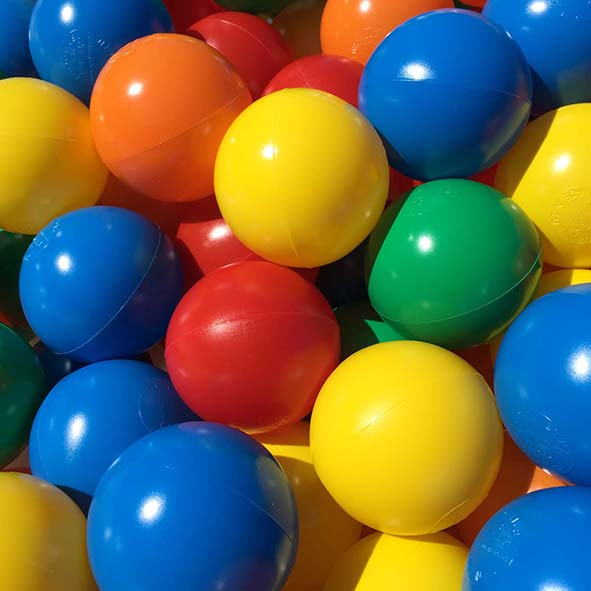
#> input picture Week 5/Code-Week#5/images/Balls-A-Multi.jpg, 591 x 591 px, given in place of the camera
$ python '7. Morphological transformation.py'
#> lines starting #> are read from the running program, lines starting #| are printed output that depends on the picture; after the words box and inside, x2 and y2 are one past the last pixel; in counts of white or black regions, pixels touching at a corner belong together
# -*- coding: utf-8 -*-
"""
Created on Wed Feb  7 23:09:34 2024

@author: Noopa Jagadeesh
"""

import cv2
import numpy as np

def nothing(x):
    pass

cap = cv2.VideoCapture(0)
cv2.namedWindow("Trackbars")

cv2.createTrackbar("L – H", "Trackbars", 0, 179, nothing)
#> slider 'L – H' is set to 35
cv2.createTrackbar("L – S", "Trackbars", 0, 255, nothing)
#> slider 'L – S' is set to 51
cv2.createTrackbar("L – V", "Trackbars", 0, 255, nothing)
#> slider 'L – V' is set to 51
cv2.createTrackbar("U – H", "Trackbars", 179, 179, nothing)
cv2.createTrackbar("U – S", "Trackbars", 255, 255, nothing)
cv2.createTrackbar("U – V", "Trackbars", 255, 255, nothing)

while True:
    _, frame = cap.read()
#> frame is the input picture: shape (591, 591, 3); mean B, G, R 79.3, 103.8, 103.8
    hsv = cv2.cvtColor(frame, cv2.COLOR_BGR2HSV)
#> hsv: shape (591, 591, 3); mean H, S, V 59.2, 224.2, 169

    l_h = cv2.getTrackbarPos("L – H", "Trackbars")
    l_s = cv2.getTrackbarPos("L – S", "Trackbars")
    l_v = cv2.getTrackbarPos("L – V", "Trackbars")
    u_h = cv2.getTrackbarPos("U – H", "Trackbars")
    u_s = cv2.getTrackbarPos("U – S", "Trackbars")
    u_v = cv2.getTrackbarPos("U – V", "Trackbars")

    lower_blue = np.array([l_h, l_s, l_v])
    upper_blue = np.array([u_h, u_s, u_v])
    mask = cv2.inRange(hsv, lower_blue, upper_blue)
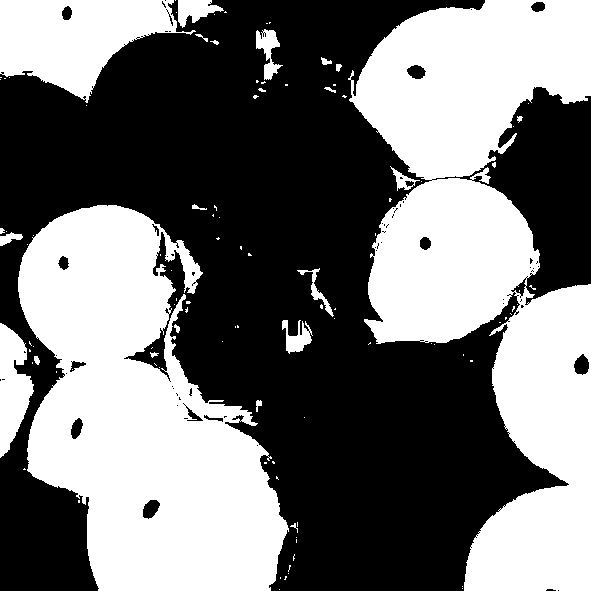
#> mask: shape (591, 591); 45.5% white; 106 white regions (82 under 20 px), largest, box (x1, y1, x2, y2) and area: (348, 0, 591, 591) 77247, (18, 205, 289, 591) 64058, (0, 0, 196, 103) 11415

    kernel = np.ones((5, 5), np.uint8)
    erosion = cv2.erode(mask, kernel)
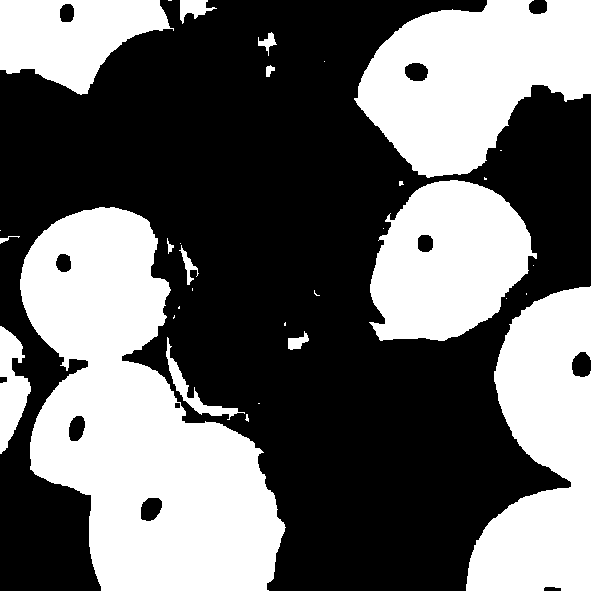
#> erosion: shape (591, 591); 41.2% white; 32 white regions (18 under 20 px), largest, box (x1, y1, x2, y2) and area: (20, 207, 286, 591) 57368, (354, 0, 591, 178) 27274, (466, 286, 591, 591) 25000
    dilation = cv2.dilate(mask, kernel)
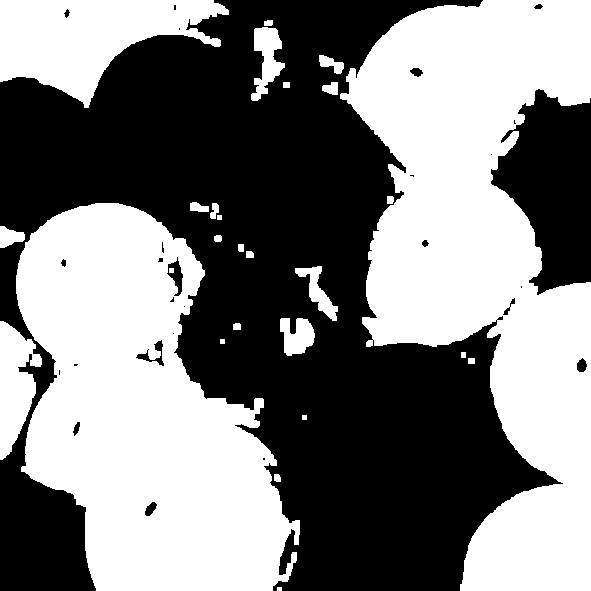
#> dilation: shape (591, 591); 50.1% white; 27 black regions (14 under 20 px), largest, box (x1, y1, x2, y2) and area: (0, 0, 563, 591) 160191, (491, 89, 591, 295) 13165, (167, 257, 183, 296) 280

    opening = cv2.morphologyEx(mask, cv2.MORPH_OPEN, kernel, iterations=2)
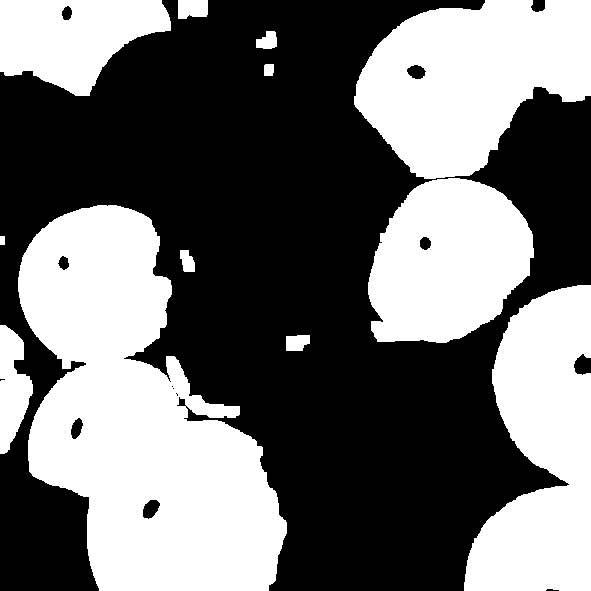
#> opening: shape (591, 591); 43.8% white; 12 white regions, largest, box (x1, y1, x2, y2) and area: (18, 205, 287, 591) 61918, (354, 0, 591, 179) 28804, (464, 285, 591, 591) 26330
    closing = cv2.morphologyEx(mask, cv2.MORPH_CLOSE, kernel)
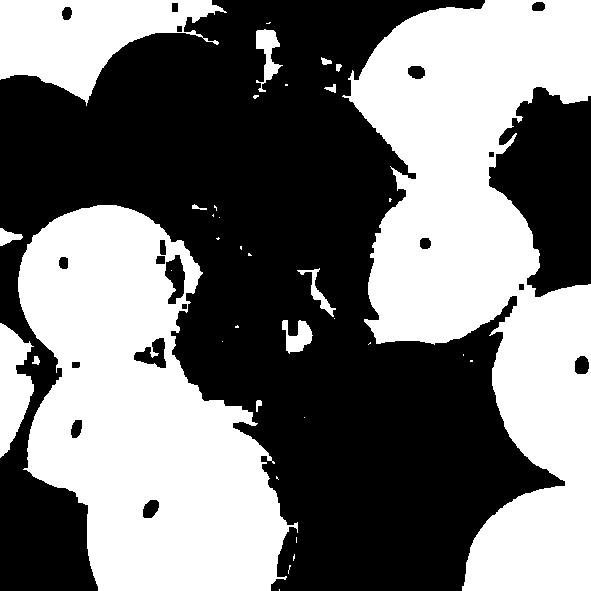
#> closing: shape (591, 591); 46.3% white; 37 white regions (23 under 20 px), largest, box (x1, y1, x2, y2) and area: (342, 0, 591, 591) 78680, (18, 205, 298, 591) 65339, (0, 0, 227, 106) 12455

    result = cv2.bitwise_and(frame, frame, mask=mask)
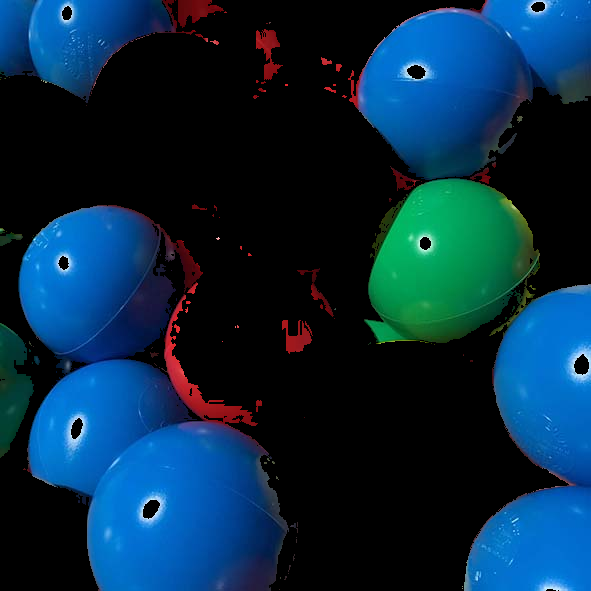
#> result: shape (591, 591, 3); mean B, G, R 65.6, 41.9, 7

    cv2.imshow("frame", frame)
    cv2.imshow("mask", mask)
    cv2.imshow("erosion", erosion)
    cv2.imshow("dilation", dilation)
    cv2.imshow("Opening", opening)
    cv2.imshow("Closing", closing)

    key = cv2.waitKey(1)
#> (key Esc is pressed here)
    if key == 27:
        break

cap.release()
cv2.destroyAllWindows()

$ run again, on Week 5/Code-Week#5/images/color-ball2.jpg
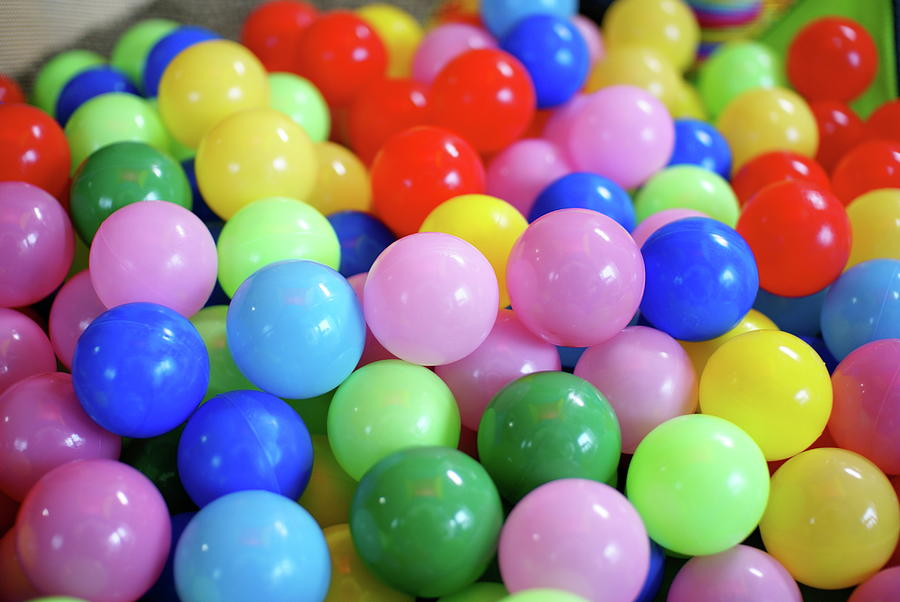
#> input picture Week 5/Code-Week#5/images/color-ball2.jpg, 900 x 602 px, given in place of the camera
#> frame is the input picture: shape (602, 900, 3); mean B, G, R 124, 126.1, 144.7
#> hsv: shape (602, 900, 3); mean H, S, V 82.6, 152.1, 189.2
#> `mask = cv2.inRange(hsv, lower_blue, upper_blue)`:
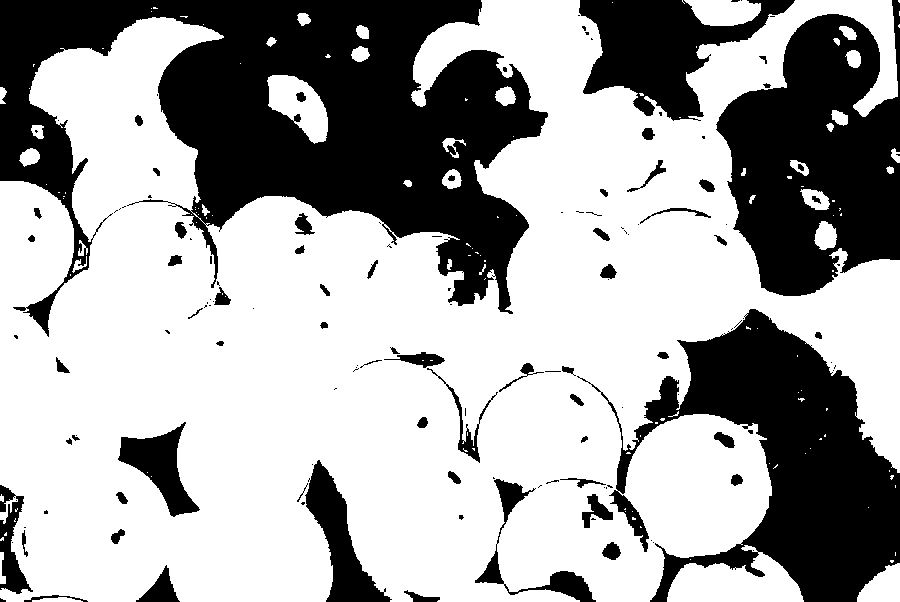
#> mask: shape (602, 900); 65.1% white; 141 black regions (78 under 20 px), largest, box (x1, y1, x2, y2) and area: (0, 0, 548, 337) 84424, (577, 309, 900, 602) 39061, (716, 0, 900, 296) 34840
#> erosion: shape (602, 900); 59% white; 60 black regions, largest, box (x1, y1, x2, y2) and area: (0, 0, 550, 339) 94962, (351, 307, 900, 602) 52433, (714, 0, 900, 298) 38435
#> dilation: shape (602, 900); 70.6% white; 94 black regions (51 under 20 px), largest, box (x1, y1, x2, y2) and area: (0, 0, 545, 310) 74064, (681, 311, 900, 602) 31931, (719, 16, 900, 294) 30711
#> opening: shape (602, 900); 63.7% white; 68 black regions (17 under 20 px), largest, box (x1, y1, x2, y2) and area: (0, 0, 548, 337) 87736, (560, 309, 900, 602) 40963, (716, 0, 900, 296) 36430
#> closing: shape (602, 900); 66.2% white; 65 black regions (1 under 20 px), largest, box (x1, y1, x2, y2) and area: (0, 0, 547, 312) 81800, (679, 309, 900, 602) 34542, (717, 14, 900, 296) 34235
#> `result = cv2.bitwise_and(frame, frame, mask=mask)`:
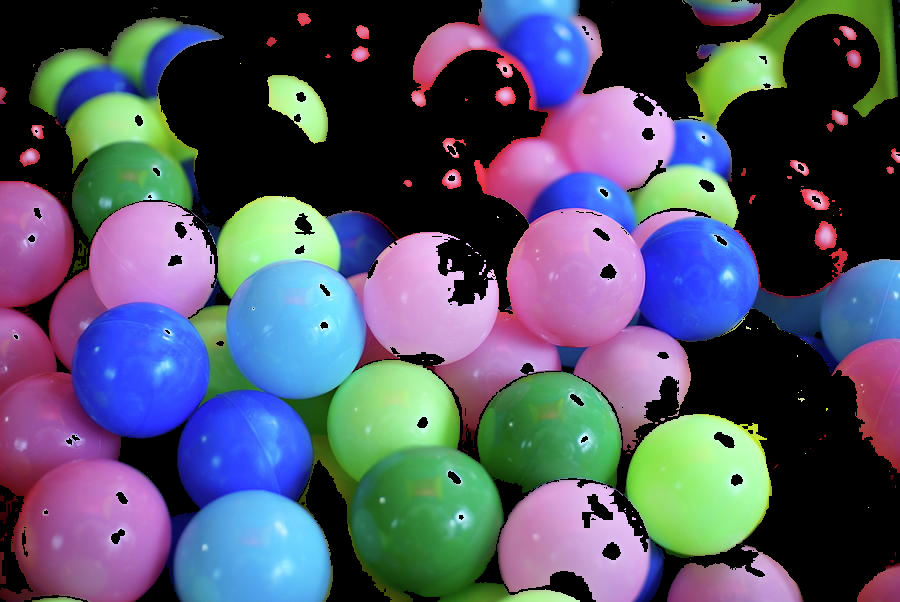
#> result: shape (602, 900, 3); mean B, G, R 103.3, 84.3, 81.5
